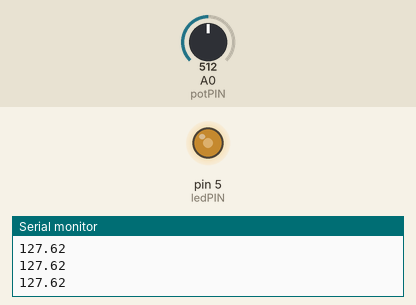
Bench run of a sketch on a simulated Arduino Uno, built with avr-gcc and run on an emulated ATmega328P. Shown: output pins drawn as LEDs (lit = HIGH), the last lines printed to the serial monitor. Inputs (shaded band) come from the test bench; at power-on: A0 (potPIN) = 512.

Above: at 1.2 s.
1.3 s: A0 (potPIN) set to 716
At 2.5 s:
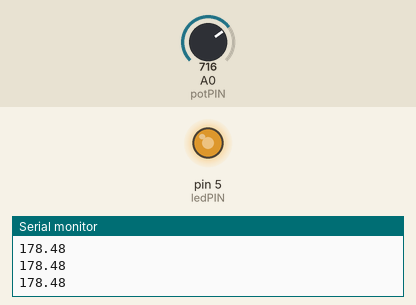
2.8 s: A0 (potPIN) set to 900
At 3.5 s:
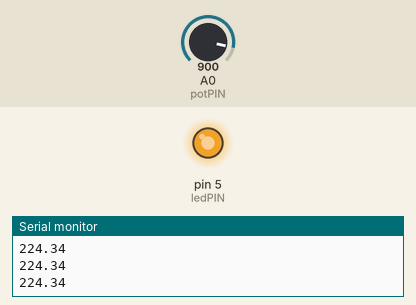
4.3 s: A0 (potPIN) set to 122
At 4.6 s:
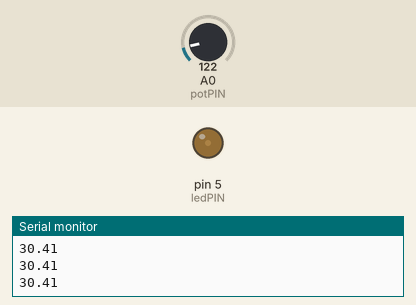
5.8 s: A0 (potPIN) set to 0
At 6.8 s:
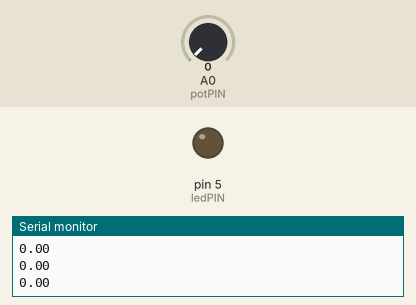
7.3 s: A0 (potPIN) set to 511
At 8.2 s:
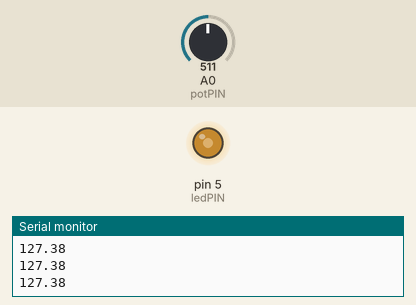
Timing chart, 0 to 9.8 s (numbered marks = the images above; inputs shaded):
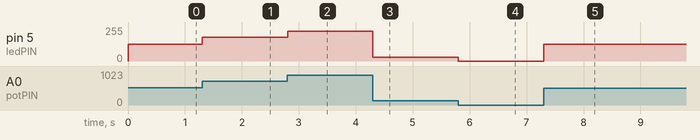

Measured:
- after the input at 1.3 s, pin 5 (ledPIN): 127/255 → 178/255 at once
- after the input at 2.8 s, pin 5 (ledPIN): 178/255 → 224/255 at once
- after the input at 4.3 s, pin 5 (ledPIN): 224/255 → 30/255 at once
- after the input at 5.8 s, pin 5 (ledPIN): 30/255 → 0/255 at once
- after the input at 7.3 s, pin 5 (ledPIN): 0/255 → 127/255 at once

The sketch:

Dimmable_LED.ino
```cpp
int potPIN = A0;
int ledPIN = 5;
int potVal;
float ledVal;

void setup() {
  // put your setup code here, to run once:
  pinMode(potPIN, INPUT);
  pinMode(ledPIN, OUTPUT);
  Serial.begin(9600);

}

void loop() {
  // put your main code here, to run repeatedly:
  potVal = analogRead(potPIN);
  ledVal = (255./1023.)*potVal;
  analogWrite(ledPIN, ledVal);
  Serial.println(ledVal);

}
```
